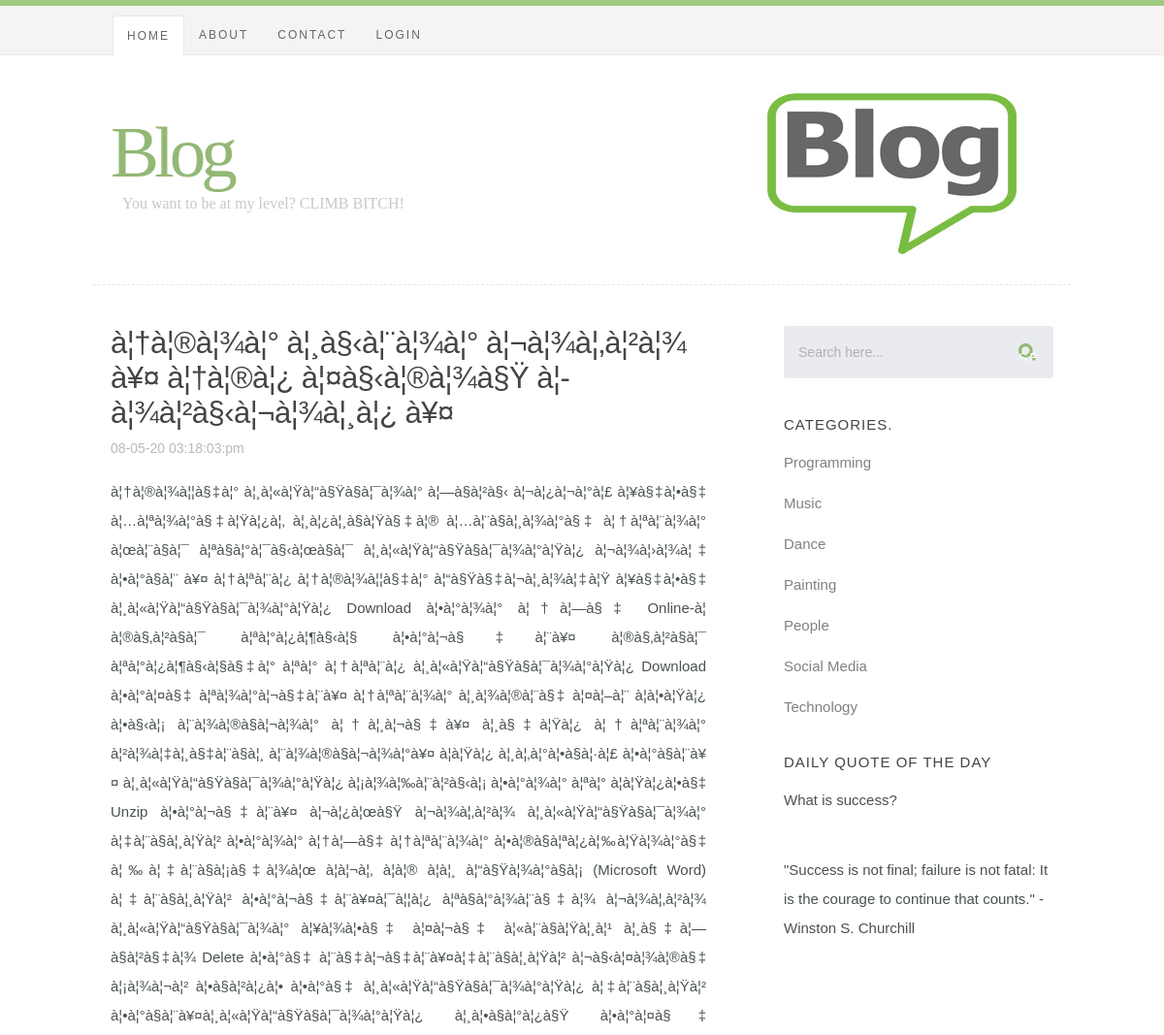
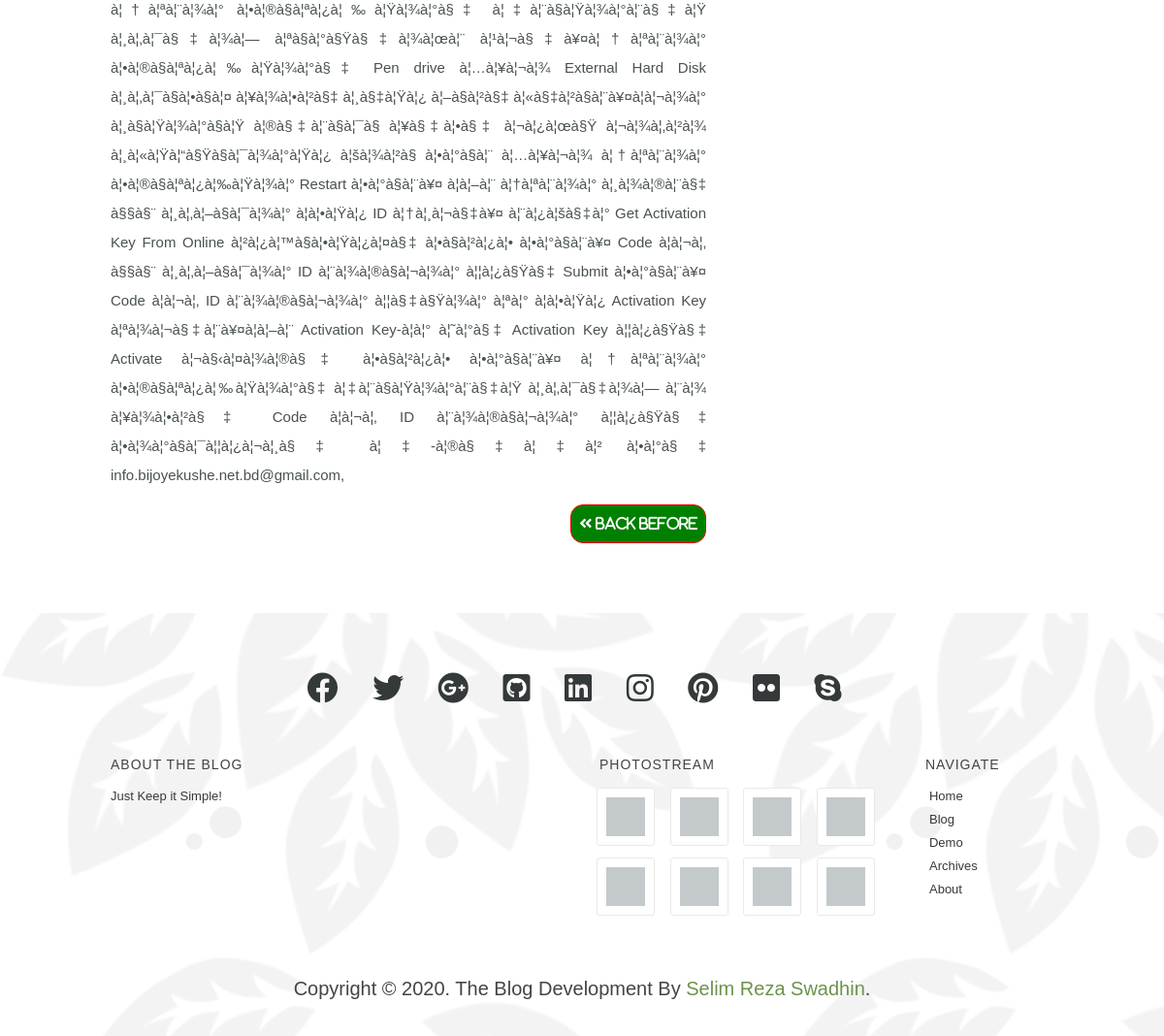
The page /readmore.php?id=16 on the database its author committed (2 pictures, top to bottom).
### tables this page shows
CREATE TABLE `posts` (
  `id` int(6) NOT NULL,
  `cat_id` int(3) NOT NULL,
  `title` varchar(255) NOT NULL,
  `contents` text NOT NULL,
  `date_posted` datetime NOT NULL
);

CREATE TABLE `categories` (
  `id` int(3) NOT NULL,
  `name` text NOT NULL
);

### resources/functions/blog.php (called while the page is built, shortened)
<?php
function get_categories($id = null){
   $categories = array();
    $conn = mysqli_connect(DB_HOST,DB_USER,DB_PASS,DB_NAME);
   $query = mysqli_query($conn, "SELECT `id`,`name` FROM `categories` LIMIT 7");
   while($row = mysqli_fetch_assoc($query)){
    $categories[] = $row;
   }
   return $categories;
}

### readmore.php (the view)
<?php
include_once('resources/init.php');
?>
<?php
if (!isset($_GET['id']) || $_GET['id'] == NULL){
    header("Location:404.php");
}else{
    $id = $_GET['id'];
}
?>
<?php require_once 'header.php'; ?>
<div id="content-wrap">
    <div class="row">
        <div id="main" class="eight columns">
            <article class="entry">
                <?php
                $query = "SELECT * FROM posts where id=$id";
                $read_more = mysqli_query($conn, $query);
                foreach ($read_more as $post) {
                    ?>
                    <header class="entry-header">
                        <h2 class="entry-title">
                            <h2><a href='index.php?id=<?= $post['id']; ?>'><?= $post['title']; ?></a></h2>
                        </h2>
                        <div class="entry-meta">
                            <ul>
                                <li> <?= date('d-m-y h:i:s:a', strtotime($post['date_posted'])); ?></li>
                            </ul>
                        </div>
                    </header>
                    <div class="entry-content clear">
                        <p style="text-align: justify"><?= nl2br($post['contents']); ?></p>
                        <a class="read" href="index.php"><i class="fas fa-angle-double-left"> Back Before</i></a>
                    </div>
                    <?php
                }
                ?>
            </article>
        </div>
        <?php require_once 'sidebar.php'; ?>
    </div>
</div>
<?php require_once 'footer.php'; ?>

### sidebar.php (shortened to what this page needs)
<div id="sidebar" class="four columns">
    <div class="widget widget_search">
        <form action="search.php" method="get">
            <input type="text" name="search" value="Search here..."
                   onblur="if(this.value == '') { this.value = 'Search here...'; }"
                   onfocus="if (this.value == 'Search here...') { this.value = ''; }" class="text-search">
            <input type="submit" value="Search" class="submit-search">
        </form>
    </div>
    <div class="widget widget_categories group">
        <h3>Categories.</h3>
        <?php
        foreach (get_categories() as $category){
        ?>
        <p><a href="manage_category.php?id=<?= $category['id']; ?>"><?= $category['name']; ?></a>
            <?php
            }
            ?>
    </div>
    <div class="widget widget_text group">
        <h3>Daily Quote of the Day</h3>
        <p>What is success?</p><br/>
        <p>"Success is not final; failure is not fatal: It is the courage to continue that counts." -
            Winston S. Churchill</p>
    </div>
</div>

### css/default.css (style rules this page uses)
html, body, div, span, object, iframe, h1, h2, h3, h4, h5, h6, p, blockquote, pre, abbr, address, cite, code, del, dfn, em, img, ins, kbd, q, samp, small, strong, sub, sup, var, b, i, dl, dt, dd, ol, ul, li, fieldset, form, label, legend, table, caption, tbody, tfoot, thead, tr, th, td, article, aside, canvas, details, figcaption, figure, footer, header, hgroup, menu, nav, section, summary, time, mark, audio, video { margin: 0; padding: 0; border: 0; outline: 0; font-size: 100%; vertical-align: baseline; background: transparent; }
article,aside,details,figcaption,figure, footer,header,hgroup,menu,nav,section { display: block; }
*, *:before, *:after { -moz-box-sizing: border-box; -webkit-box-sizing: border-box; box-sizing: border-box; }
html { font-size: 62.5%; }
body { background: #fff; font-family: 'merriweather-regular', sans-serif; font-weight: normal; font-size: 15px; line-height: 30px; color: #4A5153; -webkit-font-smoothing: antialiased; -webkit-text-size-adjust: 100%; }
h1, h2, h3, h4, h5, h6 { color: #444; font-family: 'opensans-semibold', sans-serif; font-weight: normal; text-rendering: optimizeLegibility; }
h1 a, h2 a, h3 a, h4 a, h5 a, h6 a { font-weight: inherit; }
h2 { font-size: 28px; line-height: 36px; margin-bottom: 6px; }
h3 { font-size: 22px; line-height: 30px; margin-bottom: 12px; }
p { margin: 0 0 30px 0; }
a, a:visited { text-decoration: none; outline: 0; color:grey; -webkit-transition: color .3s ease-in-out; -moz-transition: color .3s ease-in-out; -o-transition: color .3s ease-in-out; transition: color .3s ease-in-out; }
p a, p a:visited { line-height: inherit; }
ul, ol { margin-bottom: 24px; margin-top: 12px; }
ul { list-style: none }
ul li { padding-left: 4px; }
.button, .button:visited, button, input[type="submit"], input[type="reset"], input[type="button"] { font: 14px/30px 'opensans-bold', sans-serif; background: #9CCF5F; color: #fff; display: inline-block; text-decoration: none; padding: 12px 20px; margin-bottom: 18px; border: none; cursor: pointer; height: auto; text-transform: uppercase; letter-spacing: 2px; text-align: center; -webkit-transition: all .2s ease-in-out; -moz-transition: all .2s ease-in-out; -o-transition: all .2s ease-in-out; -ms-transition: all .2s ease-in-out; transition: all .2s ease-in-out; border-radius: 3px; }
form { margin-bottom: 24px; }
input, button { -webkit-font-smoothing: antialiased; }
input[type="text"], input[type="password"], input[type="email"], textarea, select { display: block; padding: 12px 15px; margin: 0 0 24px 0; border: 0; outline: none; vertical-align: middle; max-width: 100%; background: #E9EBEE; color: #B1B1B1; font-family: 'opensans-regular', sans-serif; font-size: 14px; line-height: 30px; height: 54px; border-radius: 3px; }
.row { width: 94%; max-width: 1008px; margin: 0 auto; }
.row:before, .row:after { content: " "; display: table; }
.row:after { clear: both; }
.column, .columns { position: relative; padding: 0 18px; min-height: 1px; float: left; }
[class*="column"] + [class*="column"]:last-child { float: right; }
.four, .row .four { width: 33.33333%; }
.eight, .row .eight { width: 66.66667%; }
.group:before, .group:after { content: " "; display: table; }
.group:after { clear: both; }

### css/pagination.css (style rules this page uses)
.read { color: white; float: right; margin-left: 400px; margin-top: -15px; display: block; border: 1px solid red; background-color: green; padding: 4px 8px; border-radius: 13px; text-decoration: none; }
.clear { overflow:hidden; }

### header.php (style rules this page uses)
body { background: url(css/img/header-content-bg_@2x1.png) repeat fixed 0 0 #fff; }

### rows shown on the page
posts: title "à¦†à¦®à¦¾à¦° à¦¸à§‹à¦¨à¦¾à¦° à¦¬à¦¾à¦‚à¦²à¦¾ à¥¤ à¦†à¦®à¦¿ à¦¤à§‹à¦®à¦¾à§Ÿ à¦­à¦¾à¦²à§‹à¦¬à¦¾à¦¸à¦¿ à¥¤", date_posted "08-05-20 03:18:03:pm", contents "à¦†à¦®à¦¾à¦¦à§‡à¦° à¦¸à¦«à¦Ÿà¦“à§Ÿà§à¦¯à¦¾à¦° à¦—à§à¦²à§‹ à¦¬à¦¿à¦¬à¦°à¦£ à¦¥à§‡à¦•à§‡ à¦…à¦ªà¦¾à¦°à§‡à¦Ÿà¦¿à¦‚ à¦¸à¦¿à¦¸à§à¦Ÿà§‡à¦® à¦…à¦¨à§à¦¸à¦¾à¦°à§‡ à¦†à¦ªà¦¨à¦¾à¦° à¦œà¦¨à§à¦¯ à¦ªà§à¦°à¦¯à§‹à¦œà§à¦¯ à¦¸à¦«à¦Ÿà¦“à§Ÿà§à¦¯à¦¾à¦°à¦Ÿà¦¿ à¦¬à¦¾à¦›à¦¾à¦‡ à¦•à¦°à§à¦¨ à¥¤ à¦†à¦ªà¦¨à¦¿ à¦†à¦®à¦¾à¦¦à§‡à¦° à¦“à§Ÿà§‡à¦¬à¦¸à¦¾à¦‡à¦Ÿ à¦¥à§‡à¦•à§‡ à¦¸à¦«à¦Ÿà¦“à§Ÿà§à¦¯à¦¾à¦°à¦Ÿà¦¿ Download à¦•à¦°à¦¾à¦° à¦†à¦—à§‡ Online-à¦ à¦®à§‚à¦²à§à¦¯ à¦ªà¦°à¦¿à¦¶à§‹à¦§ à¦•à¦°à¦¬à§‡à¦¨à¥¤ à¦®à§‚à¦²à§à¦¯ à¦ªà¦°à¦¿à¦¶à§‹à¦§à§‡à¦° à¦ªà¦° à¦†à¦ªà¦¨à¦¿ à¦¸à¦«à¦Ÿà¦“à§Ÿà§à¦¯à¦¾à¦°à¦Ÿà¦¿ Download à¦•à¦°à¦¤à§‡ à¦ªà¦¾à¦°à¦¬à§‡à¦¨à¥¤ à¦†à¦ªà¦¨à¦¾à¦° à¦¸à¦¾à¦®à¦¨à§‡ à¦¤à¦–à¦¨ à¦à¦•à¦Ÿà¦¿ à¦•à§‹à¦¡…"
categories: name "Programming"
categories: name "Music"
categories: name "Dance"
categories: name "Painting"
categories: name "People"
categories: name "Social Media"
categories: name "Technology"
